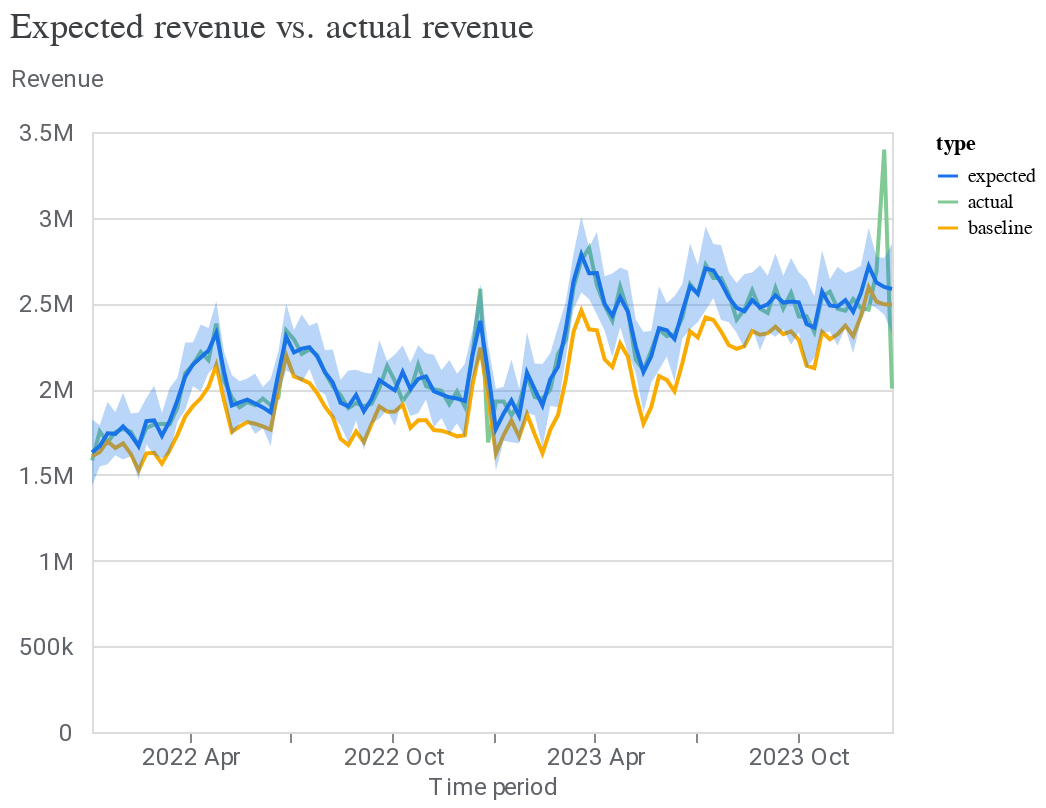

Source (notebook cell):
### Code cell
model_fit = visualizer.ModelFit(mmm)
model_fit.plot_model_fit()

### Figure 1 — Vega-Lite specification as saved in the notebook (floating-point values rounded to 4 significant figures; data arrays with more than 128 entries replaced by an {"elided": "..."} marker saying what was removed)
{"config": {"view": {"continuousWidth": 400, "continuousHeight": 300}, "axis": {"labelColor": "#5F6368", "labelFont": "Roboto", "labelFontSize": 12, "titleColor": "#5F6368", "titleFont": "Roboto", "titleFontSize": 12, "titleFontWeight": "normal"}}, "layer": [{"mark": "line", "encoding": {"color": {"field": "type", "scale": {"domain": ["expected", "actual", "baseline"], "range": ["#1A73E8", "#81C995", "#F9AB00"]}, "type": "nominal"}, "x": {"axis": {"domainColor": "#DADCE0", "format": "%Y %b", "grid": false, "tickCount": 8}, "field": "time", "title": "Time period", "type": "temporal"}, "y": {"axis": {"domain": false, "labelExpr": "replace(format(datum.value, '.3~s'), 'G', 'B')", "labelPadding": 10, "tickCount": 5, "ticks": false, "titleAlign": "left", "titleAngle": 0, "titleY": -20}, "field": "mean", "title": "Revenue", "type": "quantitative"}}}, {"mark": {"type": "area", "opacity": 0.3}, "encoding": {"color": {"field": "type", "legend": null, "scale": {"domain": ["expected"], "range": ["#1A73E8"]}, "type": "nominal"}, "x": {"field": "time", "type": "temporal"}, "y": {"field": "ci_hi", "type": "quantitative"}, "y2": {"field": "ci_lo"}}}], "data": {"name": "data-b7243f269ae4ff3be14b0d7b4719bddd"}, "resolve": {"scale": {"color": "independent"}}, "title": {"text": "Expected revenue vs. actual revenue", "anchor": "start", "color": "#3C4043", "font": "Google Sans Display", "fontSize": 18, "fontWeight": "normal", "offset": 10}, "$schema": "https://vega.github.io/schema/vega-lite/v4.17.0.json", "datasets": {"data-b7243f269ae4ff3be14b0d7b4719bddd": {"elided": "312 records"}}}
